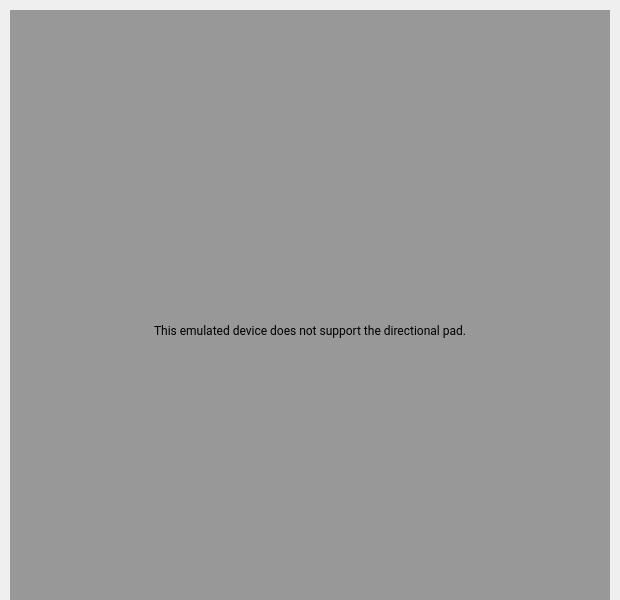
<?xml version="1.0" encoding="UTF-8"?>
<ui version="4.0">
 <class>DPadPage</class>
 <widget class="QWidget" name="DPadPage">
  <property name="geometry">
   <rect>
    <x>0</x>
    <y>0</y>
    <width>620</width>
    <height>600</height>
   </rect>
  </property>
  <property name="windowTitle">
   <string>Form</string>
  </property>
  <widget class="QLabel" name="dpad_noDPad_mask">
   <property name="geometry">
    <rect>
     <x>10</x>
     <y>10</y>
     <width>600</width>
     <height>600</height>
    </rect>
   </property>
   <property name="autoFillBackground">
    <bool>false</bool>
   </property>
   <property name="styleSheet">
    <string notr="true">background-color: rgba(128, 128, 128, 200)</string>
   </property>
  </widget>
  <widget class="QLabel" name="dpad_noDPad_message">
   <property name="geometry">
    <rect>
     <x>10</x>
     <y>290</y>
     <width>600</width>
     <height>81</height>
    </rect>
   </property>
   <property name="font">
    <font>
     <family>Roboto</family>
    </font>
   </property>
   <property name="autoFillBackground">
    <bool>false</bool>
   </property>
   <property name="styleSheet">
    <string notr="true">background-color: rgba(128, 128, 128, 0)</string>
   </property>
   <property name="text">
    <string>This emulated device does not support the directional pad.</string>
   </property>
   <property name="alignment">
    <set>Qt::AlignCenter</set>
   </property>
  </widget>
  <widget class="QPushButton" name="dpad_downButton">
   <property name="geometry">
    <rect>
     <x>240</x>
     <y>206</y>
     <width>142</width>
     <height>100</height>
    </rect>
   </property>
   <property name="text">
    <string notr="true"/>
   </property>
   <property name="icon">
    <iconset resource="../resources.qrc">
     <normaloff>:/dark/dpad_down</normaloff>:/dark/dpad_down</iconset>
   </property>
   <property name="iconSize">
    <size>
     <width>141</width>
     <height>100</height>
    </size>
   </property>
   <property name="flat">
    <bool>true</bool>
   </property>
   <property name="themeIconName" stdset="0">
    <string>dpad_down</string>
   </property>
   <property name="themeIconNamePressed" stdset="0">
    <string>dpad_down_pressed</string>
   </property>
   <property name="report_metrics" stdset="0">
    <bool>false</bool>
   </property>
  </widget>
  <widget class="QPushButton" name="dpad_leftButton">
   <property name="geometry">
    <rect>
     <x>209</x>
     <y>132</y>
     <width>100</width>
     <height>142</height>
    </rect>
   </property>
   <property name="text">
    <string notr="true"/>
   </property>
   <property name="icon">
    <iconset resource="../resources.qrc">
     <normaloff>:/dark/dpad_left</normaloff>:/dark/dpad_left</iconset>
   </property>
   <property name="iconSize">
    <size>
     <width>100</width>
     <height>141</height>
    </size>
   </property>
   <property name="flat">
    <bool>true</bool>
   </property>
   <property name="themeIconName" stdset="0">
    <string>dpad_left</string>
   </property>
   <property name="themeIconNamePressed" stdset="0">
    <string>dpad_left_pressed</string>
   </property>
   <property name="report_metrics" stdset="0">
    <bool>false</bool>
   </property>
  </widget>
  <widget class="QPushButton" name="dpad_forwardButton">
   <property name="geometry">
    <rect>
     <x>380</x>
     <y>360</y>
     <width>50</width>
     <height>50</height>
    </rect>
   </property>
   <property name="text">
    <string notr="true"/>
   </property>
   <property name="icon">
    <iconset resource="../resources.qrc">
     <normaloff>:/dark/dpad_forward</normaloff>:/dark/dpad_forward</iconset>
   </property>
   <property name="iconSize">
    <size>
     <width>50</width>
     <height>50</height>
    </size>
   </property>
   <property name="flat">
    <bool>true</bool>
   </property>
   <property name="themeIconName" stdset="0">
    <string>dpad_forward</string>
   </property>
   <property name="themeIconNamePressed" stdset="0">
    <string>dpad_forward_pressed</string>
   </property>
   <property name="report_metrics" stdset="0">
    <bool>false</bool>
   </property>
  </widget>
  <widget class="QPushButton" name="dpad_playButton">
   <property name="geometry">
    <rect>
     <x>286</x>
     <y>360</y>
     <width>50</width>
     <height>50</height>
    </rect>
   </property>
   <property name="text">
    <string notr="true"/>
   </property>
   <property name="icon">
    <iconset resource="../resources.qrc">
     <normaloff>:/dark/dpad_play</normaloff>:/dark/dpad_play</iconset>
   </property>
   <property name="iconSize">
    <size>
     <width>50</width>
     <height>50</height>
    </size>
   </property>
   <property name="flat">
    <bool>true</bool>
   </property>
   <property name="themeIconName" stdset="0">
    <string>dpad_play</string>
   </property>
   <property name="themeIconNamePressed" stdset="0">
    <string>dpad_play_pressed</string>
   </property>
   <property name="report_metrics" stdset="0">
    <bool>false</bool>
   </property>
  </widget>
  <widget class="QPushButton" name="dpad_upButton">
   <property name="geometry">
    <rect>
     <x>240</x>
     <y>100</y>
     <width>142</width>
     <height>100</height>
    </rect>
   </property>
   <property name="text">
    <string notr="true"/>
   </property>
   <property name="icon">
    <iconset resource="../resources.qrc">
     <normaloff>:/dark/dpad_up</normaloff>:/dark/dpad_up</iconset>
   </property>
   <property name="iconSize">
    <size>
     <width>141</width>
     <height>100</height>
    </size>
   </property>
   <property name="flat">
    <bool>true</bool>
   </property>
   <property name="themeIconName" stdset="0">
    <string>dpad_up</string>
   </property>
   <property name="themeIconNamePressed" stdset="0">
    <string>dpad_up_pressed</string>
   </property>
   <property name="report_metrics" stdset="0">
    <bool>false</bool>
   </property>
  </widget>
  <widget class="QPushButton" name="dpad_rightButton">
   <property name="geometry">
    <rect>
     <x>313</x>
     <y>132</y>
     <width>100</width>
     <height>142</height>
    </rect>
   </property>
   <property name="text">
    <string notr="true"/>
   </property>
   <property name="icon">
    <iconset resource="../resources.qrc">
     <normaloff>:/dark/dpad_right</normaloff>:/dark/dpad_right</iconset>
   </property>
   <property name="iconSize">
    <size>
     <width>100</width>
     <height>141</height>
    </size>
   </property>
   <property name="flat">
    <bool>true</bool>
   </property>
   <property name="themeIconName" stdset="0">
    <string>dpad_right</string>
   </property>
   <property name="themeIconNamePressed" stdset="0">
    <string>dpad_right_pressed</string>
   </property>
   <property name="report_metrics" stdset="0">
    <bool>false</bool>
   </property>
  </widget>
  <widget class="QPushButton" name="dpad_backButton">
   <property name="geometry">
    <rect>
     <x>192</x>
     <y>360</y>
     <width>50</width>
     <height>50</height>
    </rect>
   </property>
   <property name="text">
    <string notr="true"/>
   </property>
   <property name="icon">
    <iconset resource="../resources.qrc">
     <normaloff>:/dark/dpad_back</normaloff>:/dark/dpad_back</iconset>
   </property>
   <property name="iconSize">
    <size>
     <width>50</width>
     <height>50</height>
    </size>
   </property>
   <property name="flat">
    <bool>true</bool>
   </property>
   <property name="themeIconName" stdset="0">
    <string notr="true">dpad_back</string>
   </property>
   <property name="themeIconNamePressed" stdset="0">
    <string>dpad_back_pressed</string>
   </property>
   <property name="report_metrics" stdset="0">
    <bool>false</bool>
   </property>
  </widget>
  <widget class="QPushButton" name="dpad_selectButton">
   <property name="geometry">
    <rect>
     <x>268</x>
     <y>160</y>
     <width>86</width>
     <height>86</height>
    </rect>
   </property>
   <property name="text">
    <string notr="true"/>
   </property>
   <property name="icon">
    <iconset resource="../resources.qrc">
     <normaloff>:/dark/dpad_select</normaloff>:/dark/dpad_select</iconset>
   </property>
   <property name="iconSize">
    <size>
     <width>85</width>
     <height>85</height>
    </size>
   </property>
   <property name="flat">
    <bool>true</bool>
   </property>
   <property name="themeIconName" stdset="0">
    <string>dpad_select</string>
   </property>
   <property name="themeIconNamePressed" stdset="0">
    <string>dpad_select_pressed</string>
   </property>
   <property name="report_metrics" stdset="0">
    <bool>false</bool>
   </property>
  </widget>
 </widget>
 <resources>
  <include location="../resources.qrc"/>
 </resources>
 <connections/>
</ui>
